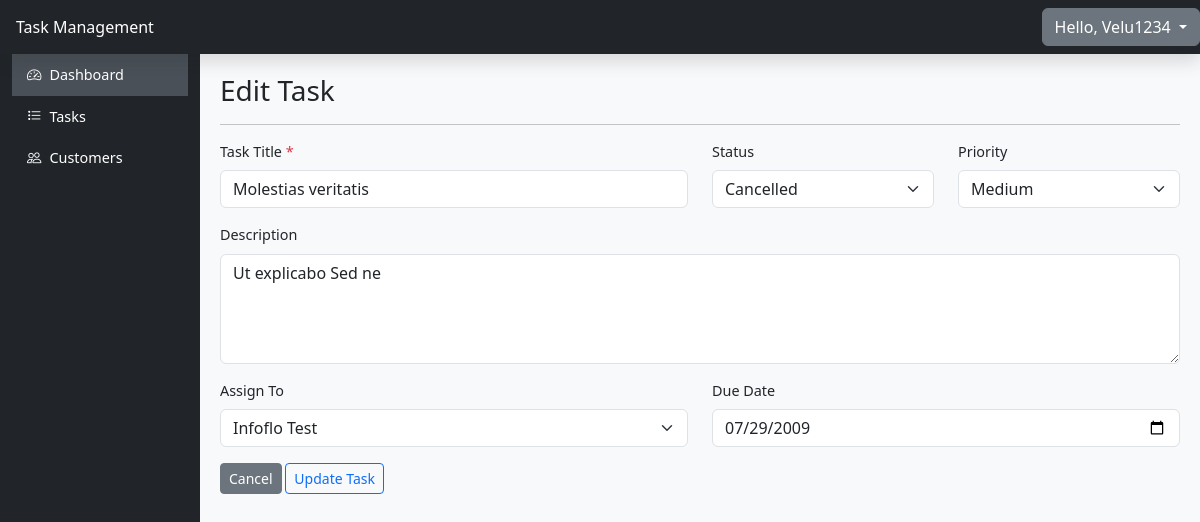
/admin/tasks/AddEditTask.php?id=7 (signed in), run on the app's committed database.
### tables this page shows
CREATE TABLE `tasks` (
  `id` int NOT NULL,
  `title` varchar(255) NOT NULL,
  `description` text,
  `assigned_to` int DEFAULT NULL,
  `status` enum('Pending','In Progress','Completed','On Hold','Cancelled') DEFAULT 'Pending',
  `priority` enum('Low','Medium','High','Critical') DEFAULT 'Medium',
  `due_date` date DEFAULT NULL,
  `created_at` timestamp NULL DEFAULT CURRENT_TIMESTAMP,
  `updated_at` timestamp NULL DEFAULT CURRENT_TIMESTAMP ON UPDATE CURRENT_TIMESTAMP
);

CREATE TABLE `users` (
  `id` int NOT NULL,
  `first_name` varchar(50) DEFAULT NULL,
  `last_name` varchar(50) DEFAULT NULL,
  `email` varchar(100) NOT NULL,
  `password` varchar(255) NOT NULL,
  `role` enum('Admin','User') DEFAULT 'User',
  `status` enum('Active','Inactive') DEFAULT 'Active',
  `created_at` timestamp NULL DEFAULT CURRENT_TIMESTAMP,
  `updated_at` timestamp NULL DEFAULT CURRENT_TIMESTAMP ON UPDATE CURRENT_TIMESTAMP
);

### admin/tasks/AddEditTask.php (the view, shortened to what this page needs)
<?php
include "../../header.php";
include "../../sidebar.php";
include "../../db_connection.php";
$id = isset($_GET['id']) ? $_GET['id'] : null;
$users = $conn->query("select * from users where status = 'Active'");
$title = $description = $dueDate = $assignedTo = '';
$status = 'Pending';
$priority = 'Medium';
if (!empty($id)) {
    $result = $conn->query("select * from tasks where id = '$id'");
    $task = $result->fetch_assoc();
    $title = trim($task['title']);
    $status = trim($task['status']);
    $priority = trim($task['priority']);
    $description = trim($task['description']);
    $assignedTo = intval($task['assigned_to']);
    $dueDate = $task['due_date'];
}
?>
<h3><?php echo $id ? "Edit" : "New"; ?>&nbsp;Task</h3>
<hr>
<form method="POST" class="mb-5" action="">
    <div class="row mb-3">
        <div class="col-md-6">
            <label for="title" class="form-label">Task Title&nbsp;<span class="text-danger">*</span></label>
            <input type="text" class="form-control" id="title" name="title" placeholder="Enter task title" value="<?= $title ?>" required>
        </div>
        <div class="col-md-3">
            <label for="status" class="form-label">Status</label>
            <select class="form-select" id="status" name="status" required>
                <?php foreach (['Pending', 'In Progress', 'Completed', 'On Hold', 'Cancelled'] as $val) : ?>
                    <option value="<?= $val ?>" <?= $val === $status ? 'selected' : '' ?>><?= $val ?></option>
                <?php endforeach; ?>
            </select>
        </div>
        <div class="col-md-3">
            <label for="priority" class="form-label">Priority</label>
            <select class="form-select" id="priority" name="priority" required>
                <?php foreach (['Low', 'Medium', 'High', 'Critical'] as $val) : ?>
                    <option value=<?= $val ?> <?= $val === $priority ? 'selected' : '' ?>><?= $val ?></option>
                <?php endforeach; ?>
            </select>
        </div>
    </div>
    <div class="mb-3">
        <label for="description" class="form-label">Description</label>
        <textarea class="form-control" id="description" name="description" rows="4" placeholder="Enter task description"><?= $description ?></textarea>
    </div>
    <div class="row mb-3">
        <div class="col-md-6">
            <label for="assignedTo" class="form-label">Assign To</label>
            <select class="form-select" id="assignedTo" name="assignedTo" required>
                <?php if ($users->num_rows > 0): ?>
                    <?php while ($row = $users->fetch_assoc()): ?>
                        <option value=<?= $row['id'] ?> <?php echo $row['id'] == $assignedTo ? 'selected' : "" ?>><?= $row['first_name'] . ' ' . $row['last_name'] ?></option>
                    <?php endwhile; ?>
                <?php else: ?>
                    <option value="">No customers found.</option>
                <?php endif; ?>
            </select>
        </div>
        <div class="col-md-6">
            <label for="dueDate" class="form-label">Due Date</label>
            <input type="date" class="form-control" id="dueDate" name="dueDate" value=<?= $dueDate ?> required>
        </div>
    </div>
    <a href="list.php" class="btn btn-secondary btn-sm">Cancel</a>
    <button type="submit" class="btn btn-outline-primary btn-sm"><?= $id ? 'Update' : 'Submit' ?> Task</button>
</form>
<?php include "../../footer.php"; ?>

### styles.css (style rules this page uses)
body { font-size: 0.9rem; }

### data on the page
tasks: title "Molestias veritatis", status "Cancelled", priority "Medium", description "Ut explicabo Sed ne", assignedTo "Infoflo Test", dueDate "07/29/2009"

### other printed values
$userName "Velu1234"
